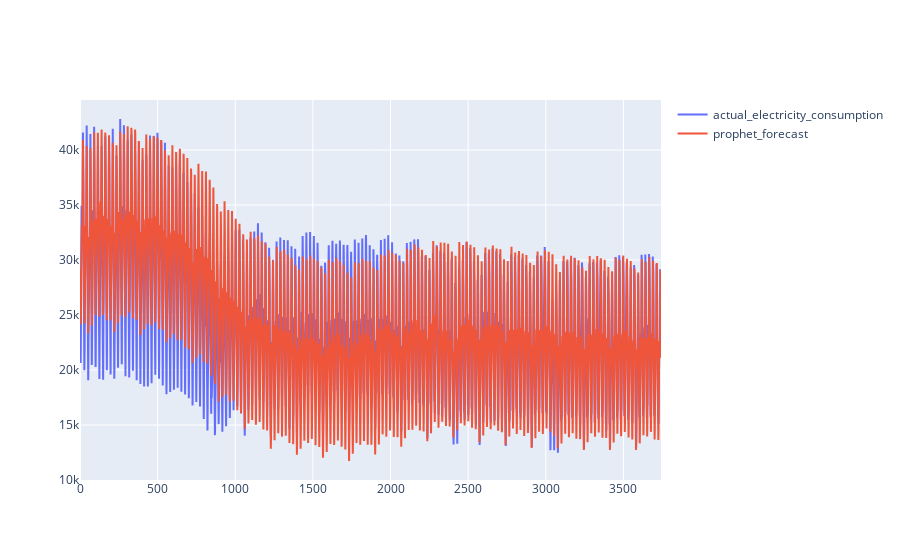

Notebook cell for this chart:
### Code cell
import plotly.graph_objects as go
figure=go.Figure()
figure.add_trace(go.Scatter(y=pred_df2['actual'],name='actual_electricity_consumption'))
figure.add_trace(go.Scatter(y=pred_df2['forecast'],name='prophet_forecast'))

### Figure 1 — Plotly figure (JSON) as saved in the notebook; plotly's stock layout.template omitted (floating-point values rounded to 4 significant figures; data arrays with more than 128 entries replaced by an {"elided": "..."} marker saying what was removed)
{"data": [{"name": "actual_electricity_consumption", "type": "scatter", "y": {"elided": "3743 float values"}}, {"name": "prophet_forecast", "type": "scatter", "y": {"elided": "3743 float values"}}], "layout": {}}
